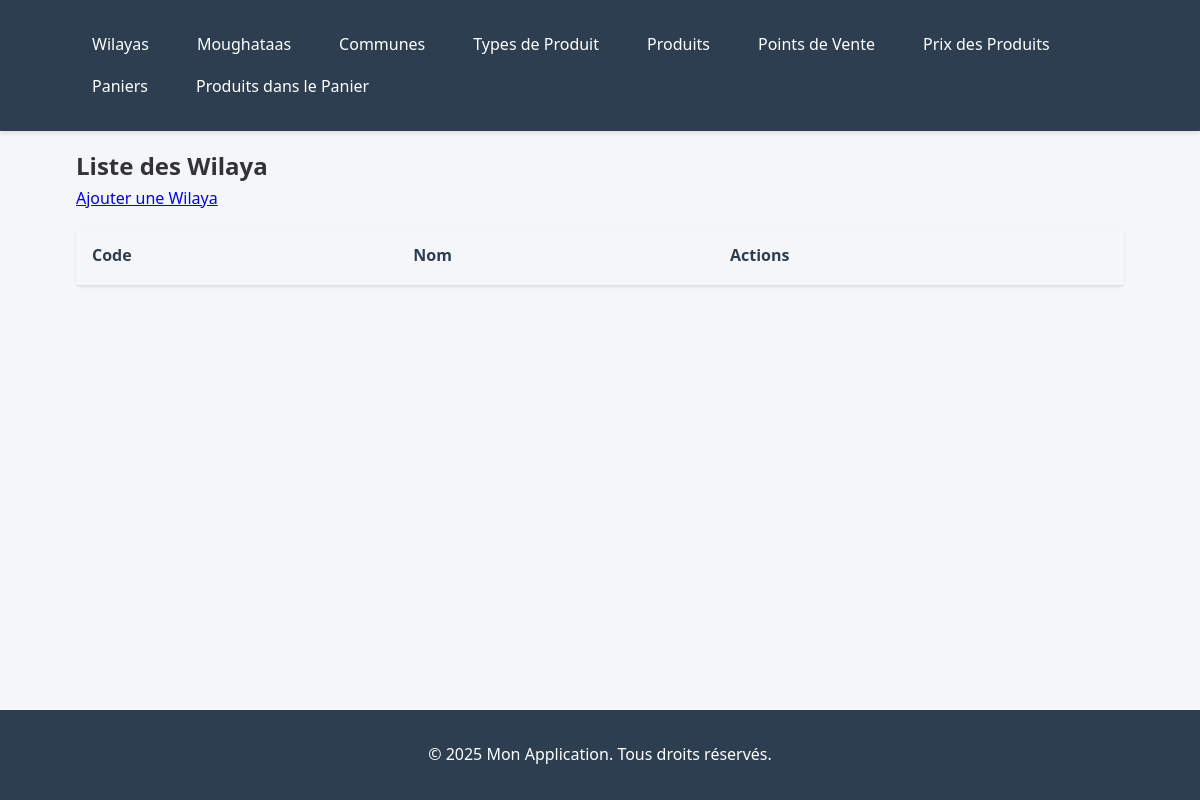
Before: /wilaya/ with the older database file.
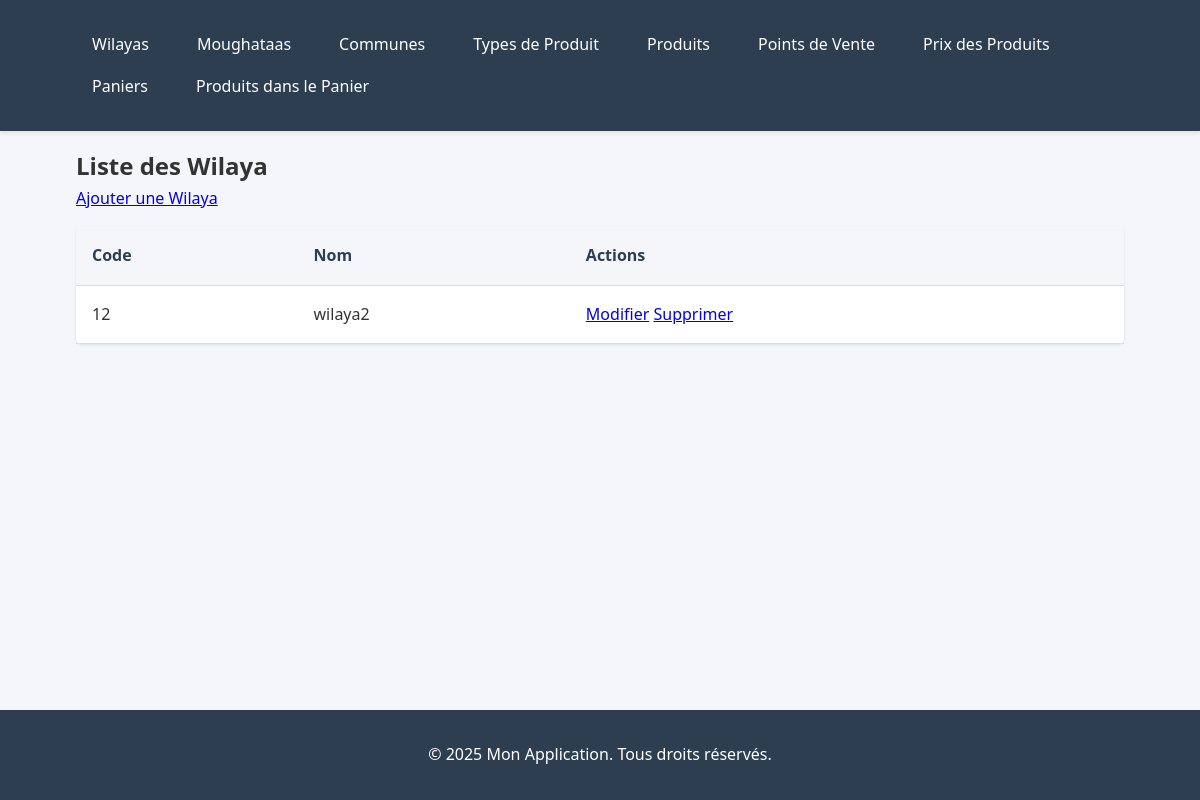
After: the same page with the newer database file.
### incp/models.py (models this page shows, shortened)
class Wilaya(models.Model):
    code = models.CharField(max_length=50, unique=True, validators=[MinLengthValidator(2)])
    name = models.CharField(max_length=200)

### incp/views.py (the view)
# urls.py: path('wilaya/', WilayaListeView.as_view(), name='wilaya_liste'),
class WilayaListeView(ListView):
    model = Wilaya
    template_name = "wilaya/wilaya_liste.html"

### incp/templates/wilaya/wilaya_liste.html
{% extends "base.html" %}
{% block content %}
  <h2>Liste des Wilaya</h2>
  <a href="{% url 'wilaya_creer' %}">Ajouter une Wilaya</a>
  <table>
    <tr>
      <th>Code</th>
      <th>Nom</th>
      <th>Actions</th>
    </tr>
    {% for wilaya in object_list %}
      <tr>
        <td>{{ wilaya.code }}</td>
        <td>{{ wilaya.name }}</td>
        <td>
          <a href="{% url 'wilaya_modifier' wilaya.pk %}">Modifier</a>
          <a href="{% url 'wilaya_supprimer' wilaya.pk %}">Supprimer</a>
        </td>
      </tr>
    {% endfor %}
  </table>
{% endblock %}

Changed rows visible on the page:
added Wilaya: code "12", name "wilaya2"
